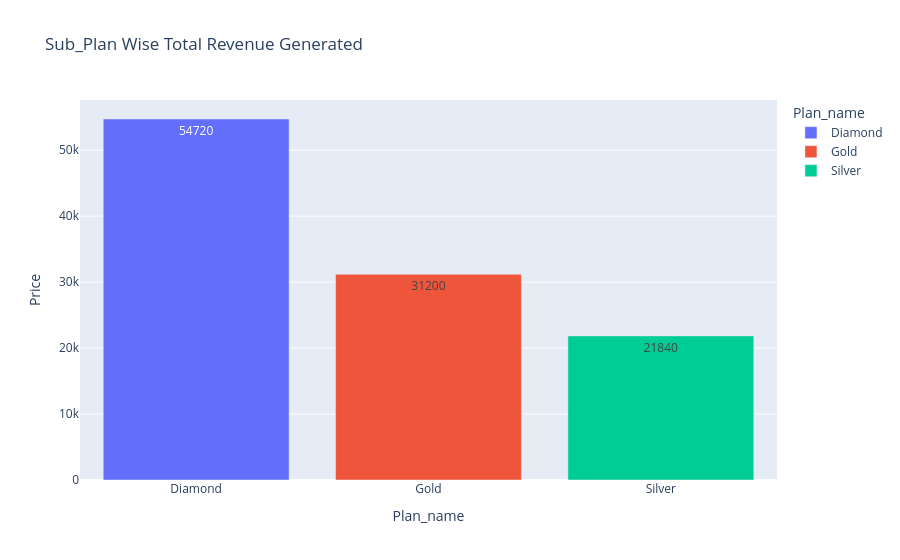

The code cell stored with this chart in its notebook:
### Code cell
fig = px.bar(data_frame=q6, x='Plan_name', y='Price', 
             title='Sub_Plan Wise Total Revenue Generated', text='Price', color='Plan_name')
fig.show()

### Figure 1 — Plotly figure (JSON) as saved in the notebook; plotly's stock layout.template omitted (floating-point values rounded to 4 significant figures)
{"data": [{"hovertemplate": "Plan_name=%{x}<br>Price=%{text}<extra></extra>", "legendgroup": "Diamond", "marker": {"color": "#636efa", "pattern": {"shape": ""}}, "name": "Diamond", "orientation": "v", "showlegend": true, "text": [54720.0], "textposition": "auto", "type": "bar", "x": ["Diamond"], "xaxis": "x", "y": [54720.0], "yaxis": "y"}, {"hovertemplate": "Plan_name=%{x}<br>Price=%{text}<extra></extra>", "legendgroup": "Gold", "marker": {"color": "#EF553B", "pattern": {"shape": ""}}, "name": "Gold", "orientation": "v", "showlegend": true, "text": [31200.0], "textposition": "auto", "type": "bar", "x": ["Gold"], "xaxis": "x", "y": [31200.0], "yaxis": "y"}, {"hovertemplate": "Plan_name=%{x}<br>Price=%{text}<extra></extra>", "legendgroup": "Silver", "marker": {"color": "#00cc96", "pattern": {"shape": ""}}, "name": "Silver", "orientation": "v", "showlegend": true, "text": [21840.0], "textposition": "auto", "type": "bar", "x": ["Silver"], "xaxis": "x", "y": [21840.0], "yaxis": "y"}], "layout": {"barmode": "relative", "legend": {"title": {"text": "Plan_name"}, "tracegroupgap": 0}, "title": {"text": "Sub_Plan Wise Total Revenue Generated"}, "xaxis": {"anchor": "y", "categoryarray": ["Diamond", "Gold", "Silver"], "categoryorder": "array", "domain": [0, 1], "title": {"text": "Plan_name"}}, "yaxis": {"anchor": "x", "domain": [0, 1], "title": {"text": "Price"}}}}
